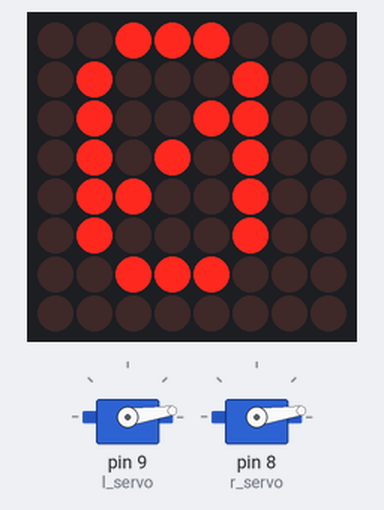
This sketch was run on a simulated Arduino Uno, built with avr-gcc and run on an emulated ATmega328P. Parts: 2 × servo, 8×8 LED matrix.

Above: at 0.15 s.
At 9.55 s:
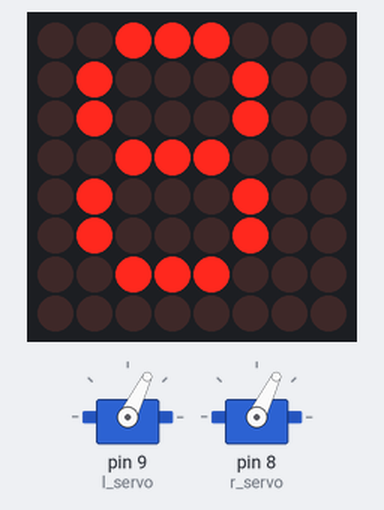
At 19.28 s:
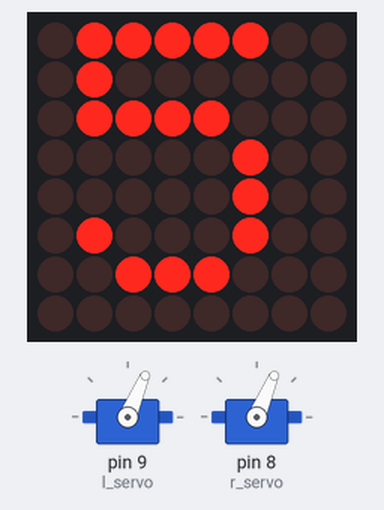
At 39.25 s:
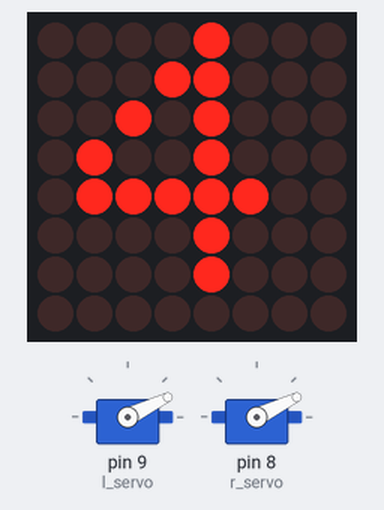
Timing chart, 0 to 40.0 s (numbered marks = the images above):
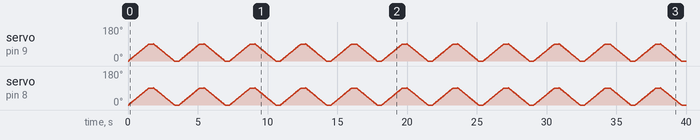

The sketch:

Servo-Sweep-with-Matrix.ino
```cpp
#include <Servo.h>
#include <Wire.h>
#include "Adafruit_LEDBackpack.h"
#include "Adafruit_GFX.h"

Servo l_servo;  // Left Servo
Servo r_servo;  // Right Servo

Adafruit_8x8matrix matrix = Adafruit_8x8matrix();

int pos = 0;    // variable to store the servo position
int L = 0;
int R = 0;

int l_pos = 0;
int r_pos = 0;

int l_step = 90;
int r_step = 90;

void setup()
{
  l_servo.attach(9);  // attaches the servo on pin 9 to the servo object
  r_servo.attach(8);
  matrix.begin(0x73);  // pass in the address
}

void loop()
{
  matrix.clear();
  l_servo.write(0);
  r_servo.write(0);
  L = 0;
  R = 0;

  while (L <= l_step) {
    l_servo.write(L);
    if (L % 10 == 0) {
      incrementMatrix(L/10);
    }
    L = L + 1;
    r_servo.write(R);
    R = R + 1;
    delay(15);
  }
  delay(300);

  while (L >= 0) {
    l_servo.write(L);
    if (L % 10 == 0) {
      incrementMatrix(L/10);
    }
    L = L - 1;
    r_servo.write(R);
    R = R - 1;
    delay(15);
  }
  delay(300);
}

void incrementMatrix(int L) {
  matrix.clear();
  matrix.setCursor(1,0);
  matrix.print(L);
  matrix.writeDisplay();
  delay(10);
}
```
